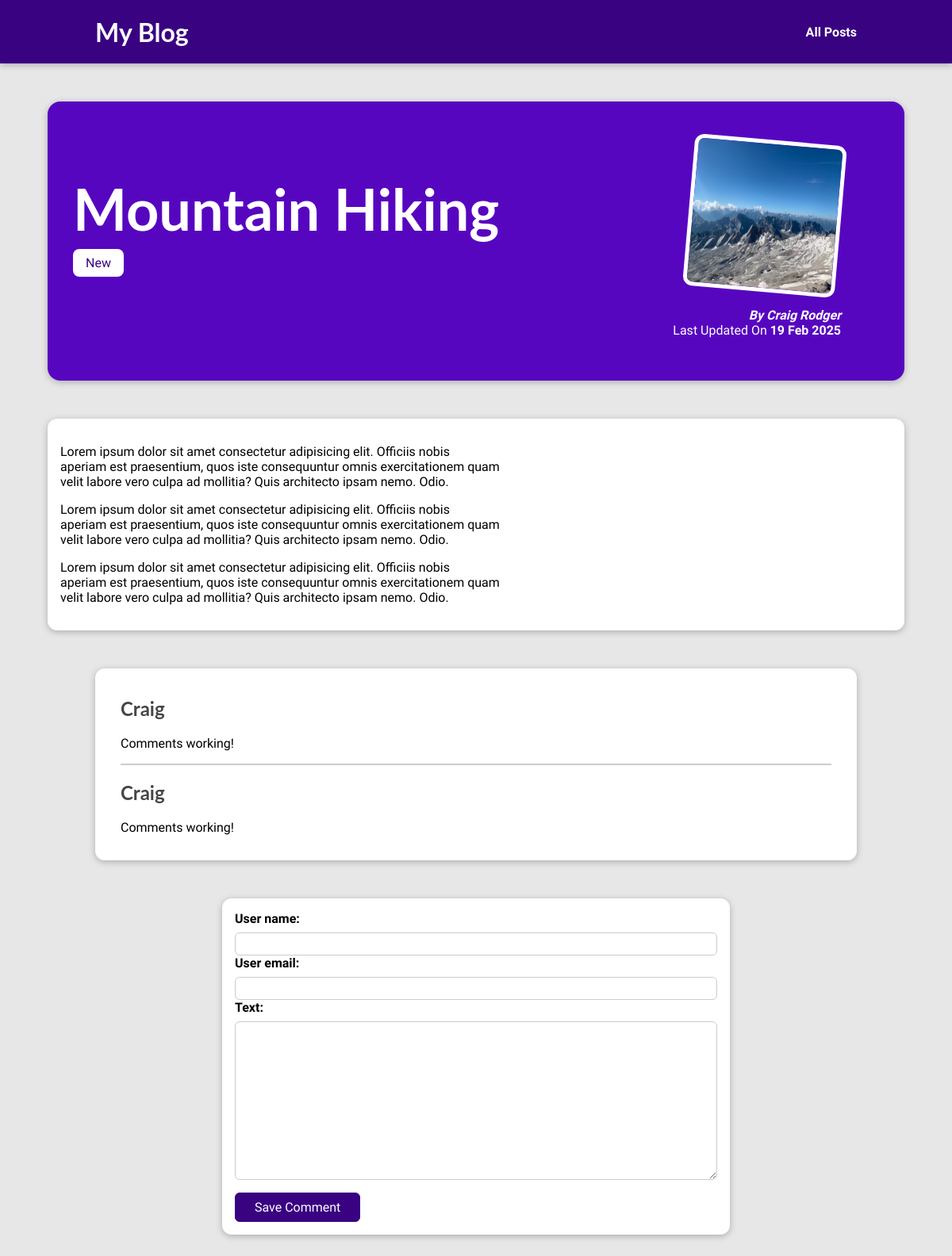
The app's page /posts/hike-in-the-mountains, older data.
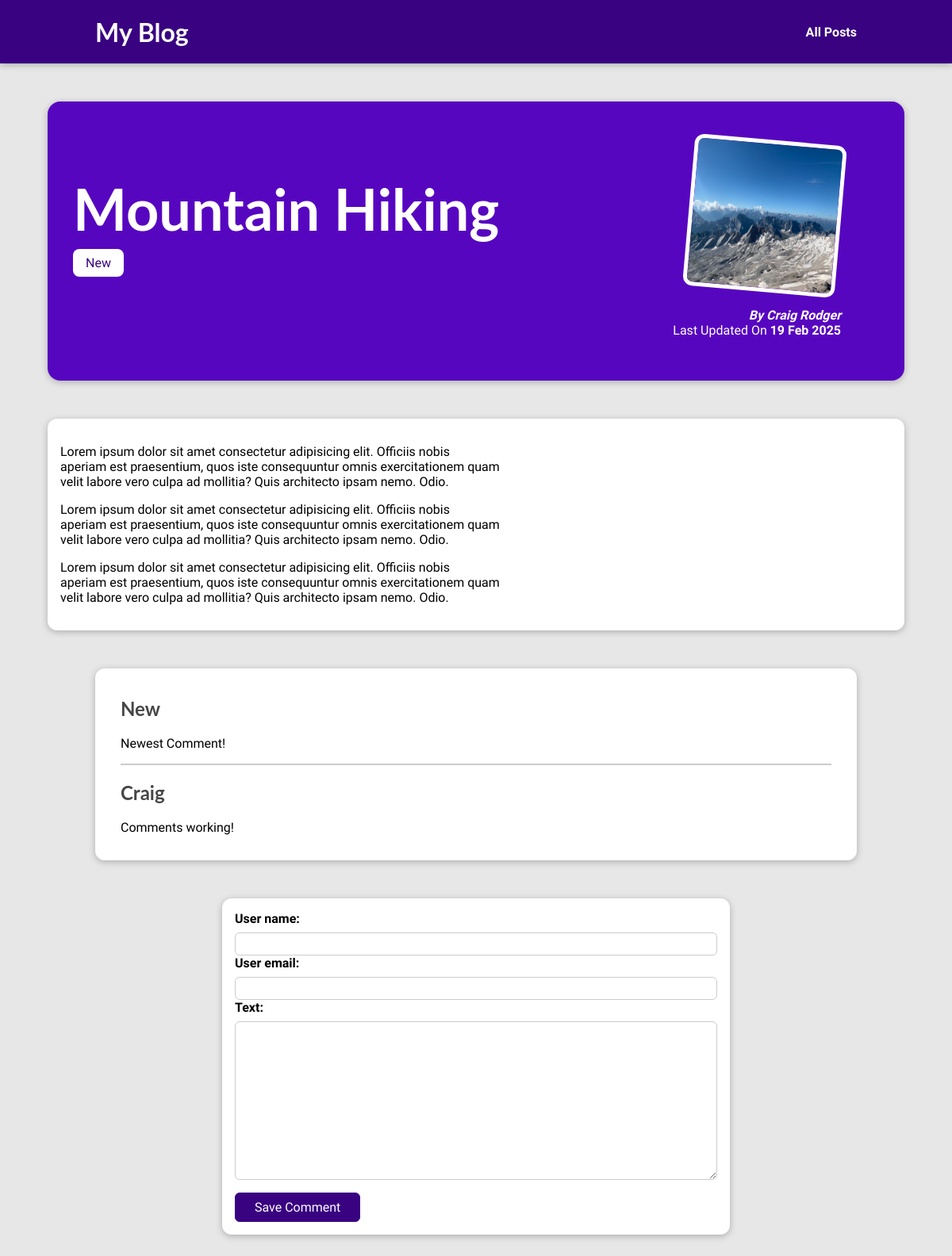
The same page, newer data.
### blog/models.py (models this page shows, shortened)
class Post(models.Model):
    title = models.CharField(max_length=100)
    excerpt = models.CharField(max_length=200)
    image = models.ImageField(upload_to='posts', null=True)
    date = models.DateField(auto_now=True)
    slug = models.SlugField(db_index=True, unique=True)
    content = models.TextField(validators=[MinLengthValidator(10)])
    author = models.ForeignKey(Author, on_delete=models.SET_NULL, related_name='posts', null=True)
    tags = models.ManyToManyField(Tag)

class Tag(models.Model):
    caption =models.CharField(max_length=20)

class Author(models.Model):
    first_name = models.CharField(max_length=100)
    last_name = models.CharField(max_length=100)
    email_address = models.EmailField()
    def full_name(self):
        return "%s %s" % (self.first_name, self.last_name)
    def __str__(self):
        return self.full_name()

class Comment(models.Model):
    user_name = models.CharField(max_length=120)
    user_email = models.EmailField()
    text = models.TextField(max_length=400)
    post = models.ForeignKey(Post, on_delete=models.CASCADE, related_name='comments', null=True)

### blog/views.py (the view)
# urls.py: path("posts/<slug:slug>", views.PostDetailView.as_view(), name="post-detail-page"),
class PostDetailView(View):
    template_name = "blog/post-detail.html"
    def get(self, request, slug):
        post = Post.objects.get(slug=slug)
        context = {
            "post": post,
            "post_tags": post.tags.all(),
            "comment_form": CommentForm(),
            "comments": post.comments.all().order_by("-id")
        }
        return render(request, self.template_name, context)
    def post(self, request, slug):
        form = CommentForm(request.POST)
        post = Post.objects.get(slug=slug)
        if form.is_valid():
            comment = form.save(commit=False)
            comment.post = post
            comment.save()
            return HttpResponseRedirect(reverse("post-detail-page", args=[slug]))
        else:
            context = {
                "post": post,
                "post_tags": post.tags.all(),
                "comment_form": CommentForm(),
                "comments": post.comments.all().order_by("-id")
            }
            return render(request, self.template_name, context)

### blog/forms.py
class CommentForm(forms.ModelForm):
    class Meta:
        model = Comment
        exclude = ['post']
        labels = {"user_name": "Your Name",
                  "user_email": "Your Email",
                  "text": "Your Comment"}
    user_name = forms.CharField(max_length=120)
    user_email = forms.EmailField()
    text = forms.CharField(widget=forms.Textarea)

### blog/templates/blog/post-detail.html (shortened to what this page needs)
{% extends "base.html" %}
{% load static %}
{% block css_files %}
    <link rel="stylesheet" href="{% static "blog/post-detail.css" %}">
{% endblock %}
{% block content %}
    <section id="summary">
        <h2>{{ post.title }}</h2>
        <div>
            {% for tag in post_tags %}
                <span class="tag">{{ tag.caption }}</span>
            {% endfor %}
        </div>
        <article>
            <img src="{{ post.image.url }}" alt="{{ post.title }}"/>
            <address> By <a href="mailto:{{ post.author.email_address }}">{{ post.author }}</a></address>
            <div>
                Last Updated On
                <time>{{ post.date|date:"d M Y" }}</time>
            </div>
        </article>
    </section>
    <main>
        {{ post.content|linebreaks }}
    </main>
    {% if comments %}
        <section id="comments">
            <ul>
                {% for comment in comments %}
                    <li>
                        <h2>{{ comment.user_name }}</h2>
                        <p>{{ comment.text|linebreaks }}</p>
                    </li>
                {% endfor %}
            </ul>
        </section>
    {% endif %}
    <div>
        <section id="comment-form">
            <form action="{% url "post-detail-page" post.slug %}" method="POST">
                <div class="form-control {% if form_field.errors %} invalid {% endif %}">
                    {% for form_field in comment_form %}
                        {{ form_field.label_tag }}
                        {{ form_field }}
                    {% endfor %}
                </div>
                <button>Save Comment</button>
            </form>
        </section>
    </div>
{% endblock %}

### templates/base.html (shortened to what this page needs)
{% load static %}
<!doctype html>
<html lang="en">
<head>
    <link rel="stylesheet" href="{% static "app.css" %}">
    {% block css_files %} {% endblock %}
</head>
<body>
    <header id="main-navigation">
        <h1><a href="{% url "starting-page"%}">My Blog</a></h1>
        <nav>
            <a href="{% url "posts-page"%}">All Posts</a>
        </nav>
    </header>
    {% block content %}
    {% endblock %}
</body>
</html>

### static/app.css (style rules this page uses)
* { box-sizing: border-box; }
html { font-family: 'Open Sans', 'Lato', sans-serif; }
body { margin: 0; }
h1, h2, h3 { font-family: 'Lato', sans-serif; font-weight: bold; }
#main-navigation { width: 100%; height: 5rem; display: flex; justify-content: space-between; align-items: center; padding: 0 10%; position: absolute; top: 0; left: 0; }
#main-navigation a { text-decoration: none; color: white; font-weight: bold; }

### blog/static/blog/post-detail.css (style rules this page uses)
body { background-color: #e7e7e7; }
#main-navigation { background-color: #390281; box-shadow: 0 2px 8px rgba(0, 0, 0, 0.25); }
#summary { margin: 8rem auto 3rem auto; padding: 2rem; width: 90%; max-width: 90rem; border-radius: 16px; background-color: #5706c0; position: relative; box-shadow: 0 2px 8px rgba(0, 0, 0, 0.25); height: 22rem; }
#summary h2 { color: white; font-size: 4.5rem; margin-bottom: 1rem; }
#summary article { position: absolute; top: 2rem; right: 3rem; padding: 1rem 2rem; border-radius: 12px; text-align: right; color: white; }
#summary article img { width: 12rem; height: 12rem; border-radius: 12px; transform: rotateZ(5deg); border: 5px solid white; margin-bottom: 1rem; }
#summary address { font-weight: bold; }
#summary a { color:white; text-decoration: none; }
#summary time { font-weight: bold; }
main { width: 90%; max-width: 90rem; margin: 3rem auto; background-color: white; padding: 1rem; border-radius: 12px; box-shadow: 0 2px 8px rgba(0, 0, 0, 0.25); }
.tag { background-color: white; color: #390281; padding:0.5rem 1rem; border-radius: 8px; }
#comment-form { margin: 3rem auto; width: 90%; max-width: 40rem; border-radius: 12px; background-color: white; box-shadow: 0 2px 8px rgba(0, 0, 0, 0.25); padding: 1rem; }
#comment-form button { font: inherit; background-color: #390281; color: white; border: 1px solid #390281; padding: 0.5rem 1.5rem; border-radius: 6px; cursor: pointer; }
.form-control { margin-bottom: 1rem; }
.form-control label { font-weight: bold; margin-bottom: 0.5rem; display: block; }
.form-control input, .form-control textarea { display: block; width: 100%; font: inherit; padding: 0.25rem; border-radius: 6px; border: 1px solid #ccc; }
#comments { margin: 3rem auto; width: 90%; max-width: 60rem; border-radius: 12px; background-color: white; box-shadow: 0 2px 8px rgba(0, 0, 0, 0.25); padding: 1rem 2rem; }
#comments ul { list-style: none; margin: 0; padding: 0; }
#comments li { margin-bottom: 1rem; border-bottom: 2px solid #ccc; }
#comments li:last-of-type { border-bottom: none; }
#comments h2 { color: #464646; }

Row changes from the older to the newer data that the page shows:
removed Comment: user_name "Craig", text "Comments working!"
added Comment: user_name "New", text "Newest Comment!"
